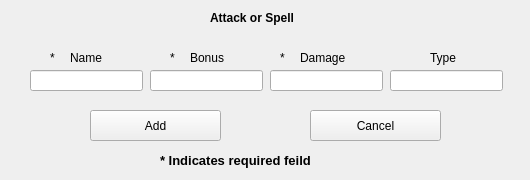
<?xml version="1.0" encoding="UTF-8"?>
<ui version="4.0">
 <class>attacks_form</class>
 <widget class="QWidget" name="attacks_form">
  <property name="geometry">
   <rect>
    <x>0</x>
    <y>0</y>
    <width>530</width>
    <height>180</height>
   </rect>
  </property>
  <property name="windowTitle">
   <string>Form</string>
  </property>
  <widget class="QLineEdit" name="name_input">
   <property name="geometry">
    <rect>
     <x>30</x>
     <y>70</y>
     <width>113</width>
     <height>21</height>
    </rect>
   </property>
  </widget>
  <widget class="QLineEdit" name="bonus_input">
   <property name="geometry">
    <rect>
     <x>150</x>
     <y>70</y>
     <width>113</width>
     <height>21</height>
    </rect>
   </property>
  </widget>
  <widget class="QLineEdit" name="damage_input">
   <property name="geometry">
    <rect>
     <x>270</x>
     <y>70</y>
     <width>113</width>
     <height>21</height>
    </rect>
   </property>
  </widget>
  <widget class="QLineEdit" name="type_input">
   <property name="geometry">
    <rect>
     <x>390</x>
     <y>70</y>
     <width>113</width>
     <height>21</height>
    </rect>
   </property>
  </widget>
  <widget class="QLabel" name="label">
   <property name="geometry">
    <rect>
     <x>210</x>
     <y>10</y>
     <width>141</width>
     <height>16</height>
    </rect>
   </property>
   <property name="font">
    <font>
     <weight>75</weight>
     <bold>true</bold>
    </font>
   </property>
   <property name="text">
    <string>Attack or Spell</string>
   </property>
  </widget>
  <widget class="QPushButton" name="add_button">
   <property name="geometry">
    <rect>
     <x>90</x>
     <y>110</y>
     <width>131</width>
     <height>31</height>
    </rect>
   </property>
   <property name="text">
    <string>Add</string>
   </property>
  </widget>
  <widget class="QPushButton" name="cancel_button">
   <property name="geometry">
    <rect>
     <x>310</x>
     <y>110</y>
     <width>131</width>
     <height>31</height>
    </rect>
   </property>
   <property name="text">
    <string>Cancel</string>
   </property>
  </widget>
  <widget class="QLabel" name="label_2">
   <property name="geometry">
    <rect>
     <x>160</x>
     <y>150</y>
     <width>231</width>
     <height>20</height>
    </rect>
   </property>
   <property name="font">
    <font>
     <pointsize>10</pointsize>
     <weight>75</weight>
     <bold>true</bold>
    </font>
   </property>
   <property name="text">
    <string>* Indicates required feild</string>
   </property>
  </widget>
  <widget class="QLabel" name="label_3">
   <property name="geometry">
    <rect>
     <x>70</x>
     <y>50</y>
     <width>61</width>
     <height>16</height>
    </rect>
   </property>
   <property name="text">
    <string>Name</string>
   </property>
  </widget>
  <widget class="QLabel" name="label_4">
   <property name="geometry">
    <rect>
     <x>190</x>
     <y>50</y>
     <width>81</width>
     <height>16</height>
    </rect>
   </property>
   <property name="text">
    <string>Bonus</string>
   </property>
  </widget>
  <widget class="QLabel" name="label_5">
   <property name="geometry">
    <rect>
     <x>300</x>
     <y>50</y>
     <width>71</width>
     <height>16</height>
    </rect>
   </property>
   <property name="text">
    <string>Damage</string>
   </property>
  </widget>
  <widget class="QLabel" name="label_6">
   <property name="geometry">
    <rect>
     <x>430</x>
     <y>50</y>
     <width>61</width>
     <height>16</height>
    </rect>
   </property>
   <property name="text">
    <string>Type</string>
   </property>
  </widget>
  <widget class="QLabel" name="label_7">
   <property name="geometry">
    <rect>
     <x>50</x>
     <y>50</y>
     <width>21</width>
     <height>16</height>
    </rect>
   </property>
   <property name="text">
    <string>*</string>
   </property>
  </widget>
  <widget class="QLabel" name="label_8">
   <property name="geometry">
    <rect>
     <x>280</x>
     <y>50</y>
     <width>21</width>
     <height>16</height>
    </rect>
   </property>
   <property name="text">
    <string>*</string>
   </property>
  </widget>
  <widget class="QLabel" name="label_9">
   <property name="geometry">
    <rect>
     <x>170</x>
     <y>50</y>
     <width>21</width>
     <height>16</height>
    </rect>
   </property>
   <property name="text">
    <string>*</string>
   </property>
  </widget>
 </widget>
 <resources/>
 <connections/>
</ui>
